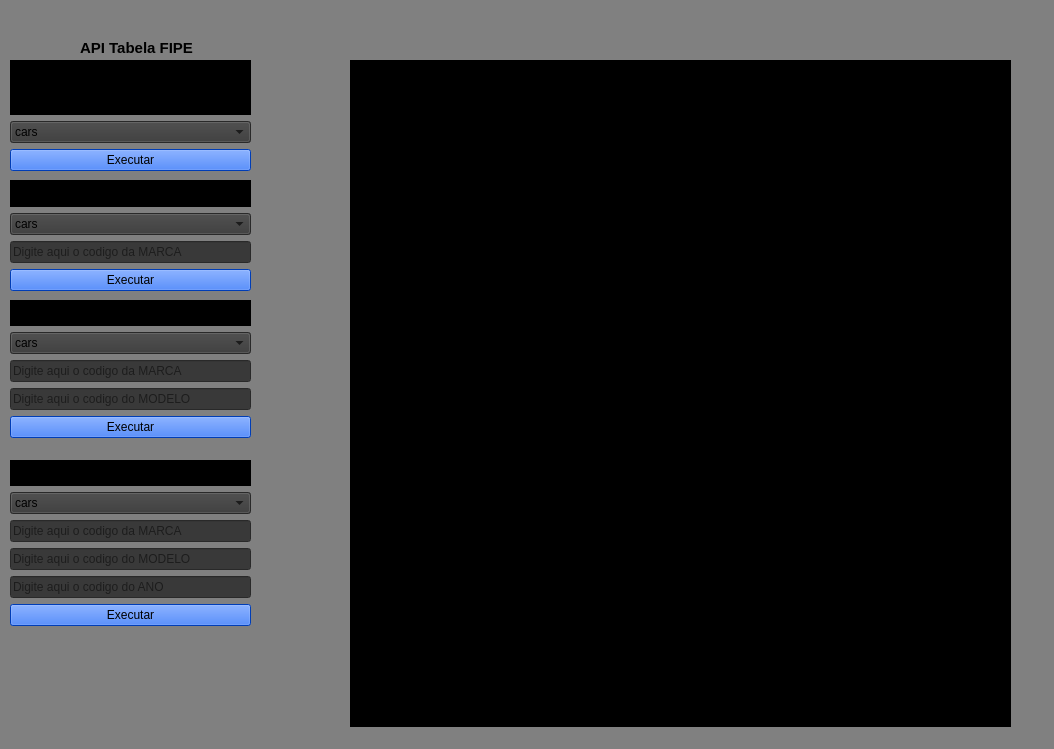
<?xml version="1.0" encoding="UTF-8"?>
<ui version="4.0">
 <class>MainWindow</class>
 <widget class="QMainWindow" name="MainWindow">
  <property name="geometry">
   <rect>
    <x>0</x>
    <y>0</y>
    <width>1054</width>
    <height>749</height>
   </rect>
  </property>
  <property name="windowTitle">
   <string>MainWindow</string>
  </property>
  <property name="styleSheet">
   <string notr="true">background-color: rgb(128, 128, 128);</string>
  </property>
  <widget class="QWidget" name="centralwidget">
   <widget class="QLabel" name="label">
    <property name="geometry">
     <rect>
      <x>80</x>
      <y>40</y>
      <width>151</width>
      <height>16</height>
     </rect>
    </property>
    <property name="font">
     <font>
      <pointsize>11</pointsize>
      <bold>true</bold>
     </font>
    </property>
    <property name="styleSheet">
     <string notr="true">border-color: rgb(0, 0, 0);</string>
    </property>
    <property name="text">
     <string>API Tabela FIPE</string>
    </property>
   </widget>
   <widget class="QWidget" name="gridLayoutWidget">
    <property name="geometry">
     <rect>
      <x>10</x>
      <y>30</y>
      <width>2</width>
      <height>2</height>
     </rect>
    </property>
    <layout class="QGridLayout" name="gridLayout"/>
   </widget>
   <widget class="QWidget" name="gridLayoutWidget_2">
    <property name="geometry">
     <rect>
      <x>10</x>
      <y>60</y>
      <width>241</width>
      <height>111</height>
     </rect>
    </property>
    <layout class="QGridLayout" name="gridLayout_2">
     <item row="2" column="0">
      <widget class="QPushButton" name="buttonBrands">
       <property name="styleSheet">
        <string notr="true">background-color: rgb(0, 85, 255);</string>
       </property>
       <property name="text">
        <string>Executar</string>
       </property>
      </widget>
     </item>
     <item row="1" column="0">
      <widget class="QComboBox" name="comboBox">
       <property name="styleSheet">
        <string notr="true">background-color: rgb(57, 57, 57);</string>
       </property>
       <item>
        <property name="text">
         <string>cars</string>
        </property>
       </item>
       <item>
        <property name="text">
         <string>motorcycles</string>
        </property>
       </item>
       <item>
        <property name="text">
         <string>trucks</string>
        </property>
       </item>
      </widget>
     </item>
     <item row="0" column="0">
      <widget class="QLabel" name="label_2">
       <property name="styleSheet">
        <string notr="true">background-color: rgb(0, 0, 0);</string>
       </property>
       <property name="frameShape">
        <enum>QFrame::Shape::Box</enum>
       </property>
       <property name="text">
        <string>Lista todas as marcas por tipo de veiculo</string>
       </property>
      </widget>
     </item>
    </layout>
   </widget>
   <widget class="QWidget" name="gridLayoutWidget_3">
    <property name="geometry">
     <rect>
      <x>10</x>
      <y>180</y>
      <width>241</width>
      <height>111</height>
     </rect>
    </property>
    <layout class="QGridLayout" name="gridLayout_3">
     <item row="3" column="0">
      <widget class="QLineEdit" name="codeBrands">
       <property name="styleSheet">
        <string notr="true">background-color: rgb(57, 57, 57);</string>
       </property>
       <property name="placeholderText">
        <string>Digite aqui o codigo da MARCA</string>
       </property>
      </widget>
     </item>
     <item row="2" column="0">
      <widget class="QComboBox" name="comboBox_2">
       <property name="styleSheet">
        <string notr="true">
background-color: rgb(57, 57, 57);
</string>
       </property>
       <item>
        <property name="text">
         <string>cars</string>
        </property>
       </item>
       <item>
        <property name="text">
         <string>motorcycles</string>
        </property>
       </item>
       <item>
        <property name="text">
         <string>trucks</string>
        </property>
       </item>
      </widget>
     </item>
     <item row="4" column="0">
      <widget class="QPushButton" name="buttonModels">
       <property name="styleSheet">
        <string notr="true">background-color: rgb(0, 85, 255);</string>
       </property>
       <property name="text">
        <string>Executar</string>
       </property>
      </widget>
     </item>
     <item row="0" column="0">
      <widget class="QLabel" name="label_3">
       <property name="styleSheet">
        <string notr="true">background-color: rgb(0, 0, 0);</string>
       </property>
       <property name="frameShape">
        <enum>QFrame::Shape::Box</enum>
       </property>
       <property name="text">
        <string>Lista todos os modelos da marca especifica</string>
       </property>
      </widget>
     </item>
    </layout>
   </widget>
   <widget class="QWidget" name="gridLayoutWidget_4">
    <property name="geometry">
     <rect>
      <x>10</x>
      <y>300</y>
      <width>241</width>
      <height>138</height>
     </rect>
    </property>
    <layout class="QGridLayout" name="gridLayout_4">
     <item row="3" column="0">
      <widget class="QLineEdit" name="codeBrands_2">
       <property name="styleSheet">
        <string notr="true">background-color: rgb(57, 57, 57);</string>
       </property>
       <property name="placeholderText">
        <string>Digite aqui o codigo da MARCA</string>
       </property>
      </widget>
     </item>
     <item row="2" column="0">
      <widget class="QComboBox" name="comboBox_3">
       <property name="styleSheet">
        <string notr="true">
background-color: rgb(57, 57, 57);
</string>
       </property>
       <item>
        <property name="text">
         <string>cars</string>
        </property>
       </item>
       <item>
        <property name="text">
         <string>motorcycles</string>
        </property>
       </item>
       <item>
        <property name="text">
         <string>trucks</string>
        </property>
       </item>
      </widget>
     </item>
     <item row="5" column="0">
      <widget class="QLineEdit" name="codeModels">
       <property name="styleSheet">
        <string notr="true">background-color: rgb(57, 57, 57);</string>
       </property>
       <property name="placeholderText">
        <string>Digite aqui o codigo do MODELO</string>
       </property>
      </widget>
     </item>
     <item row="6" column="0">
      <widget class="QPushButton" name="buttonYears">
       <property name="styleSheet">
        <string notr="true">background-color: rgb(0, 85, 255);</string>
       </property>
       <property name="text">
        <string>Executar</string>
       </property>
      </widget>
     </item>
     <item row="0" column="0">
      <widget class="QLabel" name="label_4">
       <property name="styleSheet">
        <string notr="true">background-color: rgb(0, 0, 0);</string>
       </property>
       <property name="frameShape">
        <enum>QFrame::Shape::Box</enum>
       </property>
       <property name="text">
        <string>Lista os anos para o modelo especifico</string>
       </property>
      </widget>
     </item>
    </layout>
   </widget>
   <widget class="QWidget" name="gridLayoutWidget_5">
    <property name="geometry">
     <rect>
      <x>10</x>
      <y>460</y>
      <width>241</width>
      <height>166</height>
     </rect>
    </property>
    <layout class="QGridLayout" name="gridLayout_5">
     <item row="3" column="0">
      <widget class="QLineEdit" name="codeBrands_3">
       <property name="styleSheet">
        <string notr="true">background-color: rgb(57, 57, 57);</string>
       </property>
       <property name="placeholderText">
        <string>Digite aqui o codigo da MARCA</string>
       </property>
      </widget>
     </item>
     <item row="5" column="0">
      <widget class="QLineEdit" name="codeModels_2">
       <property name="styleSheet">
        <string notr="true">background-color: rgb(57, 57, 57);</string>
       </property>
       <property name="placeholderText">
        <string>Digite aqui o codigo do MODELO</string>
       </property>
      </widget>
     </item>
     <item row="6" column="0">
      <widget class="QLineEdit" name="codeYears">
       <property name="styleSheet">
        <string notr="true">background-color: rgb(57, 57, 57);</string>
       </property>
       <property name="placeholderText">
        <string>Digite aqui o codigo do ANO</string>
       </property>
      </widget>
     </item>
     <item row="2" column="0">
      <widget class="QComboBox" name="comboBox_4">
       <property name="styleSheet">
        <string notr="true">
background-color: rgb(57, 57, 57);
</string>
       </property>
       <item>
        <property name="text">
         <string>cars</string>
        </property>
       </item>
       <item>
        <property name="text">
         <string>motorcycles</string>
        </property>
       </item>
       <item>
        <property name="text">
         <string>trucks</string>
        </property>
       </item>
      </widget>
     </item>
     <item row="7" column="0">
      <widget class="QPushButton" name="buttonPrice">
       <property name="styleSheet">
        <string notr="true">background-color: rgb(0, 85, 255);</string>
       </property>
       <property name="text">
        <string>Executar</string>
       </property>
      </widget>
     </item>
     <item row="0" column="0">
      <widget class="QLabel" name="label_5">
       <property name="styleSheet">
        <string notr="true">background-color: rgb(0, 0, 0);</string>
       </property>
       <property name="frameShape">
        <enum>QFrame::Shape::Box</enum>
       </property>
       <property name="text">
        <string>Exibe Todas as informações do veiculo</string>
       </property>
      </widget>
     </item>
    </layout>
   </widget>
   <widget class="QWidget" name="gridLayoutWidget_6">
    <property name="geometry">
     <rect>
      <x>350</x>
      <y>60</y>
      <width>661</width>
      <height>681</height>
     </rect>
    </property>
    <layout class="QGridLayout" name="gridLayout_6">
     <item row="0" column="0">
      <widget class="QListWidget" name="listWidget">
       <property name="styleSheet">
        <string notr="true">background-color: rgb(0, 0, 0);
color: rgb(255, 255, 255);</string>
       </property>
      </widget>
     </item>
    </layout>
   </widget>
  </widget>
  <widget class="QStatusBar" name="statusbar"/>
 </widget>
 <resources/>
 <connections/>
</ui>
